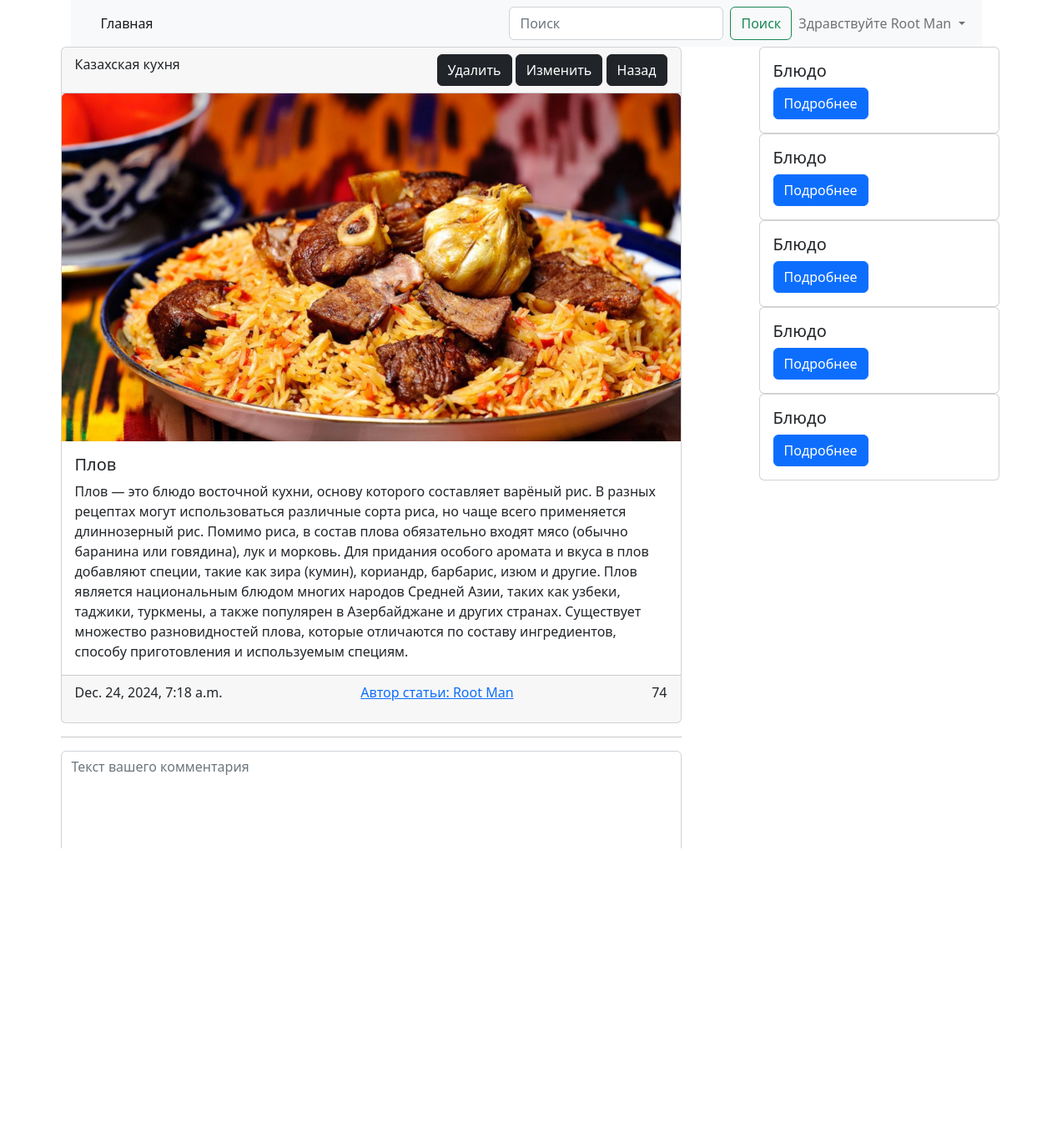
The app's page /post/plov (signed in) with its own data.
### users/models.py (models this page shows)
class CustomUser(AbstractUser):
    image = models.ImageField(upload_to='profile_images/%Y/%m/%d', blank=True, null=True)
    phonenumber = models.CharField(max_length=13, blank=True, null=True)
    address = models.CharField(max_length=100, blank=True, null=True)
    def __str__(self):
        return self.get_full_name()

### main/models.py (models this page shows, shortened)
class Post(models.Model):
    title = models.CharField(max_length=255, unique=True)
    slug = models.SlugField(max_length=255, unique=True)
    photo = models.ImageField(upload_to='photo/%y/%m/%d', blank=True, null=True)
    author = models.ForeignKey(CustomUser, on_delete=models.CASCADE)
    category = models.ForeignKey('Category', on_delete=models.CASCADE, related_name='posts')
    content = models.TextField()
    created_at = models.DateTimeField(auto_now_add=True)
    updated_at = models.DateTimeField(auto_now=True)
    available = models.BooleanField(default=True)
    class Meta:
        ordering = ['-created_at']
        verbose_name = 'Post'
        verbose_name_plural = 'Posts'

class Category(models.Model):
    name= models.CharField(max_length=100, unique=True)
    slug = models.SlugField(max_length=100, unique=True)

### main/views.py (the view)
# urls.py: path('post/<slug:post_slug>', views.detail_page, name='detail_page'),
def detail_page(request, post_slug):
    post = get_object_or_404(Post, slug=post_slug)
    data = {
        'post': post
    }
    return render(request, 'main/detail_page.html', data)

### main/templates/main/detail_page.html (shortened to what this page needs)
{% extends "base.html" %}
        {% block content %}
        <main>
            <div class="d-flex justify-content-between"><div class="col-8">
                <div class="card"><div class="card-header d-flex justify-content-between">{{post.category.name}}
                    <div>
                        <a href="#!" class="btn btn-dark">Удалить</a>
                        <a href="#!" class="btn btn-dark">Изменить</a>
                        <a href="#!" class="btn btn-dark">Назад</a>
                    </div>
                </div>
                    <img src="{% if post.photo %}{{post.photo.url}}{% else %}https://www.raumplus.ru/upload/iblock/99e/Skoro-zdes-budet-foto.jpg{% endif %}" class="card-img-top" width="300" alt=""><div class="card-body">
                    <h5 class="card-title">{{ post.title }}</h5>
                    <p class="card-text">
                        {{ post.content }}
                    </p>
                </div>
                    <div class="card-footer d-flex justify-content-between"><p class="card-text">{{ post.updated_at }}</p>
                        <a href="/profile/1">Автор статьи: {{post.author}}</a>
                        <p class="card-text">74</p>
                    </div>
                </div>
                <hr>
                <form action="#!" method="post" , enctype="multipart/form-data">
                    <textarea name="text" cols="40" rows="10" class="form-control" placeholder="Текст вашего комментария" required id="id_text"></textarea>
                    <button class="btn btn-dark" type="submit">Добавить комментарий</button>
                </form>
                <div class="card mt-2"><h5 class="card-header">Какой то человек</h5>
                    <div class="card-body">
                        <p class="card-text">Текст отзыва</p>
                    </div>
                </div>
            </div>
            <div class="col-1"></div>
            <div class="col-4">
                <div class="card" style="width: 18rem;">
                    <div class="card-body"><h5 class="card-title">Блюдо</h5><a href="#!" class="btn btn-primary">Подробнее</a></div>
                </div>
                <div class="card" style="width: 18rem;">
                    <div class="card-body"><h5 class="card-title">Блюдо</h5><a href="#!" class="btn btn-primary">Подробнее</a></div>
                </div>
                <div class="card" style="width: 18rem;">
                    <div class="card-body"><h5 class="card-title">Блюдо</h5><a href="#!" class="btn btn-primary">Подробнее</a></div>
                </div>
                <div class="card" style="width: 18rem;">
                    <div class="card-body"><h5 class="card-title">Блюдо</h5><a href="#!" class="btn btn-primary">Подробнее</a></div>
                </div>
                <div class="card" style="width: 18rem;">
                    <div class="card-body"><h5 class="card-title">Блюдо</h5><a href="#!" class="btn btn-primary">Подробнее</a></div>
                </div>
            </div>
            </div>
        </main>
        {% endblock content %}

### templates/base.html (shortened to what this page needs)
{% load static %}
<!doctype html>
<html lang="en">
<head>
    <link href="https://cdn.jsdelivr.net/npm/bootstrap@5.2.3/dist/css/bootstrap.min.css" rel="stylesheet">
    <link rel="stylesheet" href="{% static "main/css/styles.css" %}">
</head>
<body>
    <div class="container">
        <header>
            <div class="container">
                {% block header %}
                    <nav class="navbar navbar-expand-lg bg-light">
                        <div class="container-fluid">
                            <div class="collapse navbar-collapse" id="navbarSupportedContent">
                                <ul class="navbar-nav me-auto mb-2 mb-lg-0"><li class="nav-item"><a class="nav-link active" aria-current="page" href="{% url "main:index" %}">Главная</a></li></ul>
                                <div class="d-flex">
                                    <form class="d-flex" role="search" method="get" action="#!">
                                        <input name="q" class="form-control me-2" type="search" placeholder="Поиск" aria-label="Поиск">
                                        <button class="btn btn-outline-success" type="submit">Поиск</button>
                                    </form>
                                    <ul class="navbar-nav me-auto mb-2 mb-lg-0">
                                        <li class="nav-item dropdown">
                                            {% if user.is_authenticated %}
                                                <a class="nav-link dropdown-toggle" href="#" id="navbarDropdown" role="button"
                                                data-bs-toggle="dropdown" aria-expanded="false">
                                                    Здравствуйте {{user}}
                                                </a>
                                            {% else %}
                                            <div class="d-flex align-items-center">
                                                <a class="nav-link" href="{% url 'users:login' %}">Войти</a>
                                                <a class="nav-link" href="#">Регистрация</a>
                                            </div>
                                            {% endif %}
                                        </li>
                                    </ul>
                                </div>
                            </div>
                        </div>
                    </nav>
                {% endblock header %}
            </div>
        </header>
        <main>
            {% block content %}
            {% endblock content %}
        </main>
         {% block footer %}
            <footer class="bg-light text-center text-lg-start">
                <div class="text-center p-3" style="background-color: rgba(0, 0, 0, 0);">© 2023 Copyright:<a class="text-dark" href="https://mdbootstrap.com/">www.micros.uz</a></div>
            </footer>
         {% endblock footer %}
    </div>
</body>
</html>

### main/static/main/css/styles.css (style rules this page uses)
html, body { height: 100%; margin: 0; display: flex; flex-direction: column; }
.container { flex: 1; display: flex; flex-direction: column; }
main { flex: 1; }
footer { background-color: #f8f9fa; padding: 10px 0; text-align: center; }

### records on screen
CustomUser: first_name+last_name "Root Man"
Post: category.name "Казахская кухня", photo (picture), title "Плов", content "Плов — это блюдо восточной кухни, основу которого составляет варёный рис. В разных рецептах могут использоваться различные сорта риса, но чаще всего применяется длиннозерный рис. Помимо риса, в состав плова обязательно входят мясо (обычно баранина или говядина), лук и морковь. Для придания особого аромата и вкуса в плов добавляют специи, такие как зира (кумин), кориандр, барбарис, изюм и другие. Плов является национальным блюдом многих народов Средней Азии, таких как узбеки, таджики, туркмены, а также популярен в Азербайджане и других странах. Существует множество разновидностей плова, которые отличаются по составу ингредиентов, способу приготовления и используемым специям.", updated_at "Dec. 24, 2024, 7:18 a.m.", author "Root Man"
